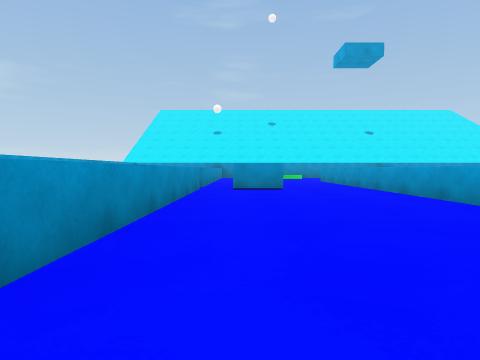
view 1 (above)

17 first-person views from a walk through a 3-D level made in the Unity game engine. The camera is 0.41 m above the floor, tilts 2° down and sees 75° across. The floor is counted in squares, 1 m on a side. Each view is taken from the middle of a square. On the plan, view 1 faces up. The plan holds only what a view shows up to about 9 squares ahead; the rest is blank. The place goes on beyond the plan. The player character is not drawn. Surface patterns are stand-ins for the level's own textures.

view 2
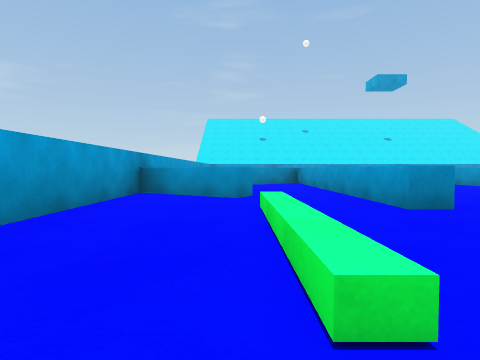

view 3
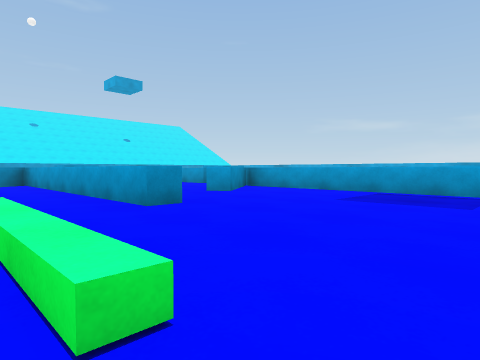

view 4
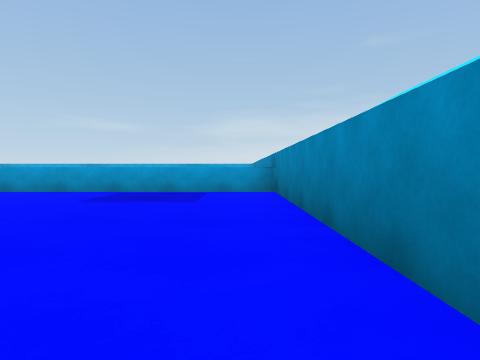

view 5
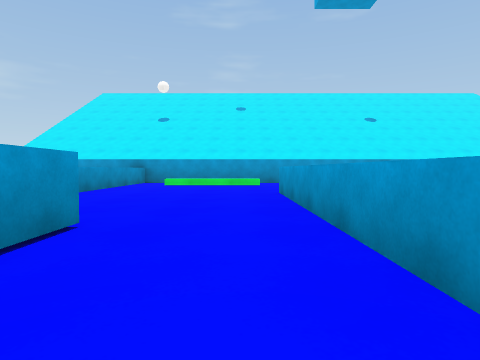

view 6
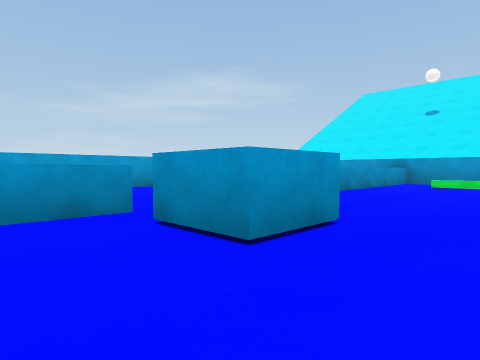

view 7
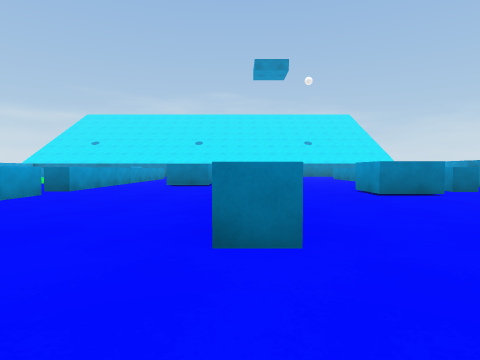

view 8
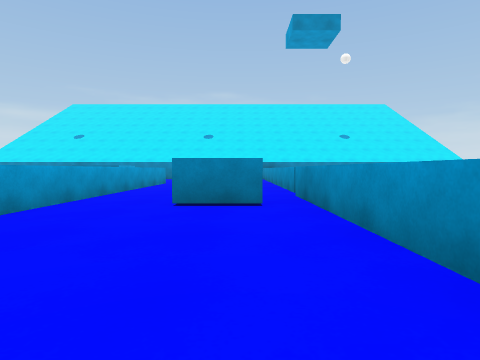

view 9
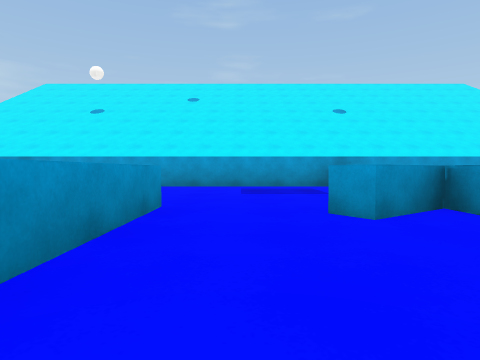

view 10
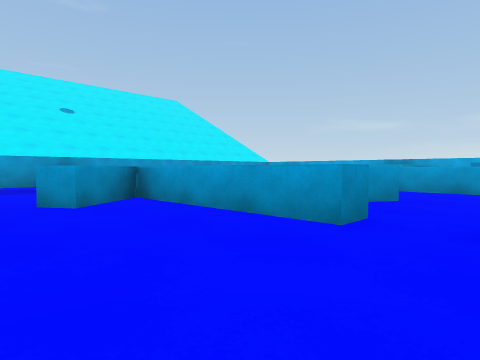

view 11
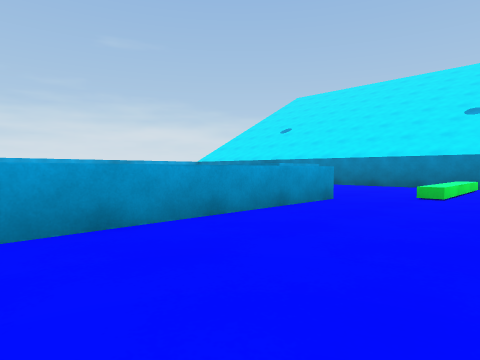

view 12
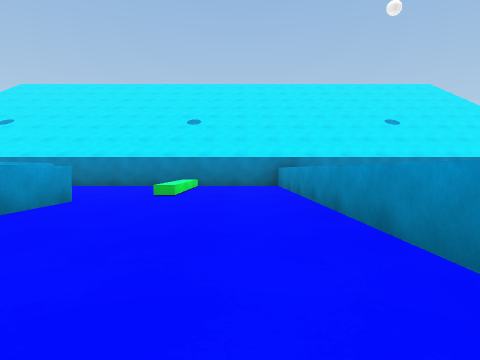

view 13
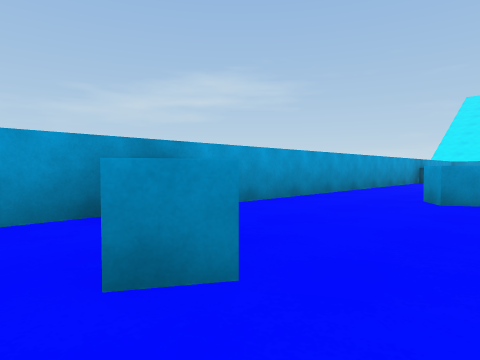

view 14
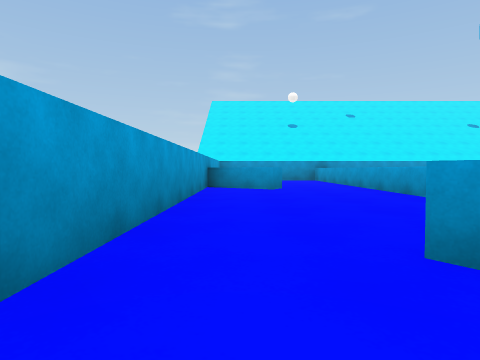

view 15
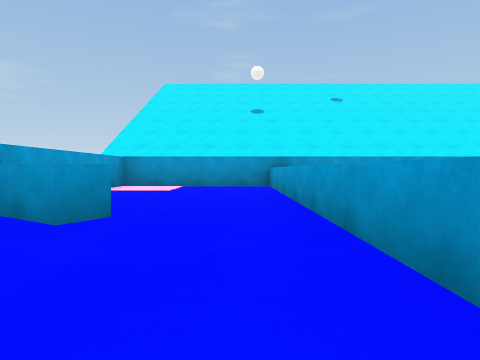

view 16
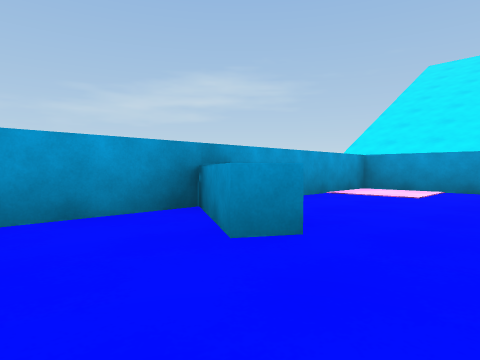

view 17
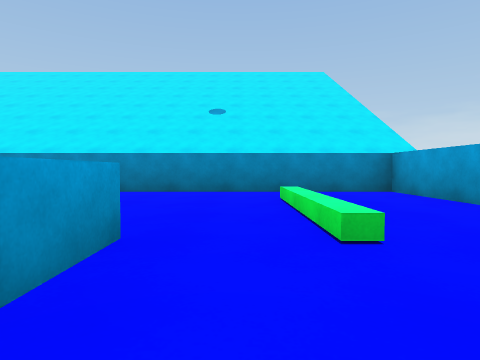

### Floor plan
Key: @ floor where view 1 was taken; # wall or solid block; x gap in a wall; . floor; = window, fence, low wall or low ledge; ^ raised ledge; B block.
Columns run from 5 left of view 1 to 8 right of it. Each row starts with its distance up from view 1.
 15 ###########
 14 #...^......^#^
 13 #...^===...^
 12 #...^......
 11 #...^......
 10 #^#.^...^.^^
  9 #...^...^..^
  8 #...^...^..^^^
  7 #...^BB.^....#
  6 #...^B..^..^.
  5 #..^^...^..^
  4 #.#x^...^B.^
  3 #...^...^..^
  2 #...^...^..^
  1 #^^.^.^^^..^
  0 #...^@..^..^
 -1 #.=.^...^..x
 -2 #.=.....^.^ .B
 -3 #.=.....^.^..B
 -4 #.......^.^
 -5 ##############

Positions as (right, up) in squares from view 1, and headings:
1: (0, 0), facing up
2: (-3, -4), facing up
3: (-3, -4), facing up-right
4: (-3, -4), facing right
5: (2, 5), facing up
6: (2, 5), facing up-left
7: (3, 12), facing down
8: (4, 8), facing down
9: (4, 7), facing up
10: (4, 6), facing up-right
11: (4, 3), facing down-right
12: (4, 3), facing down
13: (-2, 0), facing up-left
14: (-4, 3), facing up
15: (-2, 7), facing up
16: (-2, 8), facing up-left
17: (-2, 1), facing down
